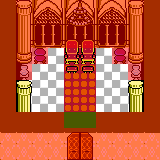

A 2D game scene composited from a Tiled map and its tileset images. What follows is a short description and the map's XML, with every tile layer's data as written:
An orthogonal 10x10 tile map with 16x16 px tiles, 7 tile layers (floor, overfloor, furniture, ceiling, ...) and 5 objects (door, door_entrance, queen, castle_guard2, female_knight).

<map version="1.2" tiledversion="1.3.4" orientation="orthogonal" renderorder="right-down" width="10" height="10" tilewidth="16" tileheight="16" infinite="0" nextlayerid="9" nextobjectid="8">
 <properties>
  <property name="for_of_war" type="bool" value="false" />
  <property name="music" value="later_folia.wav" />
  <property name="name" value="Throne Room" />
  <property name="vision_radius" type="int" value="5" />
 </properties>
 <tileset firstgid="1" source="mansion_tileset.tsx" />
 <layer id="1" name="floor" width="10" height="10">
  <data encoding="csv">
57,8,7,8,7,8,7,8,7,57,
57,24,23,24,23,24,23,24,23,57,
57,40,39,40,39,40,39,40,39,57,
57,56,56,56,67,67,56,56,56,57,
57,56,56,56,67,67,56,56,56,57,
57,56,56,56,67,67,56,56,56,57,
57,56,56,56,67,67,56,56,56,57,
57,57,57,57,57,57,57,57,57,57,
73,73,73,73,73,73,73,73,73,73,
89,89,89,89,89,89,89,89,89,89
</data>
 </layer>
 <layer id="2" name="overfloor" width="10" height="10">
  <data encoding="csv">
0,162,0,0,0,0,0,0,161,0,
0,178,0,0,0,0,0,0,177,0,
0,178,0,0,0,0,0,0,177,0,
0,178,0,0,0,0,0,0,177,0,
0,178,0,0,0,0,0,0,177,0,
0,178,0,0,0,0,0,0,177,0,
0,178,0,0,0,0,0,0,177,0,
0,0,0,0,0,0,0,0,0,0,
0,0,0,0,0,0,0,0,0,0,
0,0,0,0,0,0,0,0,0,0
</data>
 </layer>
 <layer id="3" name="furniture" width="10" height="10">
  <data encoding="csv">
0,0,0,0,0,0,0,0,0,0,
0,0,0,0,0,0,0,0,0,0,
0,0,0,0,108,108,0,0,0,0,
0,43,12,0,124,124,0,12,43,0,
0,90,0,0,140,140,0,0,90,0,
0,0,0,0,0,0,0,0,0,0,
0,0,0,0,0,0,0,0,0,0,
0,0,0,0,0,0,0,0,0,0,
0,0,0,0,227,228,0,0,0,0,
0,0,0,0,243,244,0,0,0,0
</data>
 </layer>
 <layer id="4" name="ceiling" width="10" height="10">
  <data encoding="csv">
0,11,0,0,44,45,0,0,11,0,
0,27,0,0,60,61,0,0,27,0,
0,27,0,0,0,0,0,0,27,0,
0,0,0,0,0,0,0,0,0,0,
0,0,0,0,0,0,0,0,0,0,
0,11,0,0,0,0,0,0,11,0,
0,27,0,0,0,0,0,0,27,0,
0,0,0,0,57,57,0,0,0,0,
0,0,0,0,0,0,0,0,0,0,
0,0,0,0,0,0,0,0,0,0
</data>
 </layer>
 <layer id="5" name="overceiling" width="10" height="10">
  <data encoding="csv">
0,0,0,0,0,0,0,0,0,0,
0,0,0,0,0,0,0,0,0,0,
0,0,0,0,0,0,0,0,0,0,
0,0,0,0,0,0,0,0,0,0,
0,0,0,0,0,0,0,0,0,0,
0,0,0,0,0,0,0,0,0,0,
0,0,0,0,0,0,0,0,0,0,
0,0,0,0,0,0,0,0,0,0,
0,0,0,0,0,0,0,0,0,0,
0,0,0,0,0,0,0,0,0,0
</data>
 </layer>
 <layer id="6" name="obstacle" width="10" height="10">
  <data encoding="csv">
2,2,2,2,2,2,2,2,2,2,
2,2,2,2,2,2,2,2,2,2,
2,2,2,2,2,2,2,2,2,2,
2,2,2,0,0,0,0,2,2,2,
2,2,0,0,0,0,0,0,2,2,
2,0,0,0,0,0,0,0,0,2,
2,0,0,0,0,0,0,0,0,2,
2,2,2,2,0,0,2,2,2,2,
2,2,2,2,2,2,2,2,2,2,
2,2,2,2,2,2,2,2,2,2
</data>
 </layer>
 <layer id="7" name="invisible" width="10" height="10">
  <data encoding="csv">
0,0,0,0,0,0,0,0,0,0,
0,0,0,0,0,0,0,0,0,0,
0,0,0,0,0,0,0,0,0,0,
0,0,0,0,0,0,0,0,0,0,
0,0,0,0,0,0,0,0,0,0,
0,0,0,0,0,0,0,0,0,0,
0,0,0,0,0,0,0,0,0,0,
0,0,0,0,0,0,0,0,0,0,
0,0,0,0,0,0,0,0,0,0,
0,0,0,0,0,0,0,0,0,0
</data>
 </layer>
 <objectgroup id="8" name="objects">
  <object id="1" name="door" x="66.3864" y="130.938" width="26.7272" height="28.125">
   <properties>
    <property name="destiny" value="marble_hall:north_door_entrance" />
    <property name="key" value="" />
    <property name="locked" type="bool" value="false" />
    <property name="open_delta_x" type="int" value="2" />
    <property name="open_delta_y" type="int" value="0" />
    <property name="type" value="door" />
   </properties>
  </object>
  <object id="2" name="door_entrance" x="83.3182" y="133.983" width="7.7272" height="8.76136" />
  <object id="3" name="queen" x="88.6667" y="58">
   <properties>
    <property name="type" value="queen" />
   </properties>
   <point />
  </object>
  <object id="5" name="castle_guard2" x="120.667" y="71.3333">
   <properties>
    <property name="type" value="castle_guard" />
   </properties>
   <point />
  </object>
  <object id="7" name="female_knight" x="39" y="77">
   <properties>
    <property name="type" value="female_knight" />
   </properties>
   <point />
  </object>
 </objectgroup>
</map>
